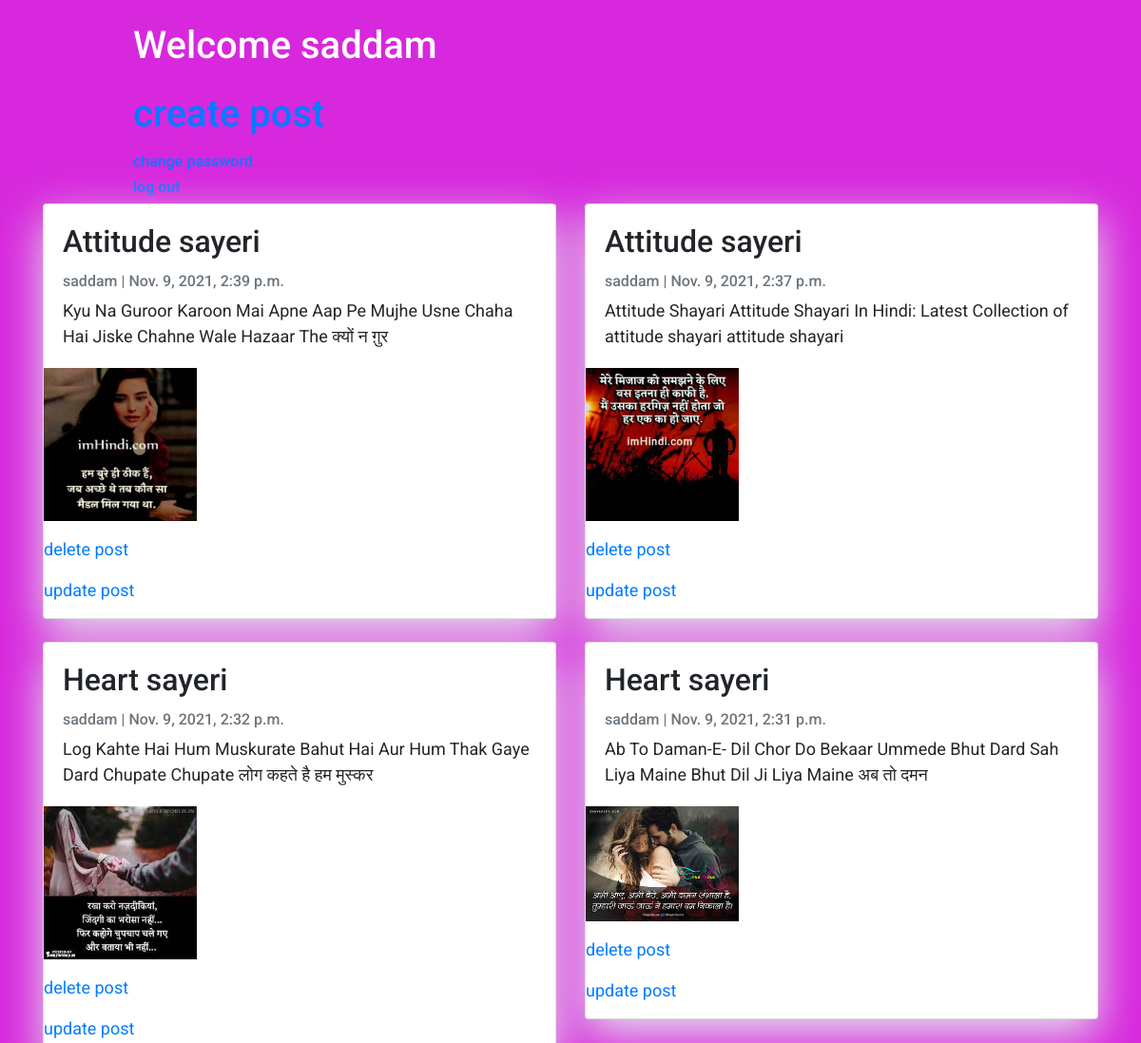
/userdashboard (signed in, upper part), run on an earlier commit of the app's database.
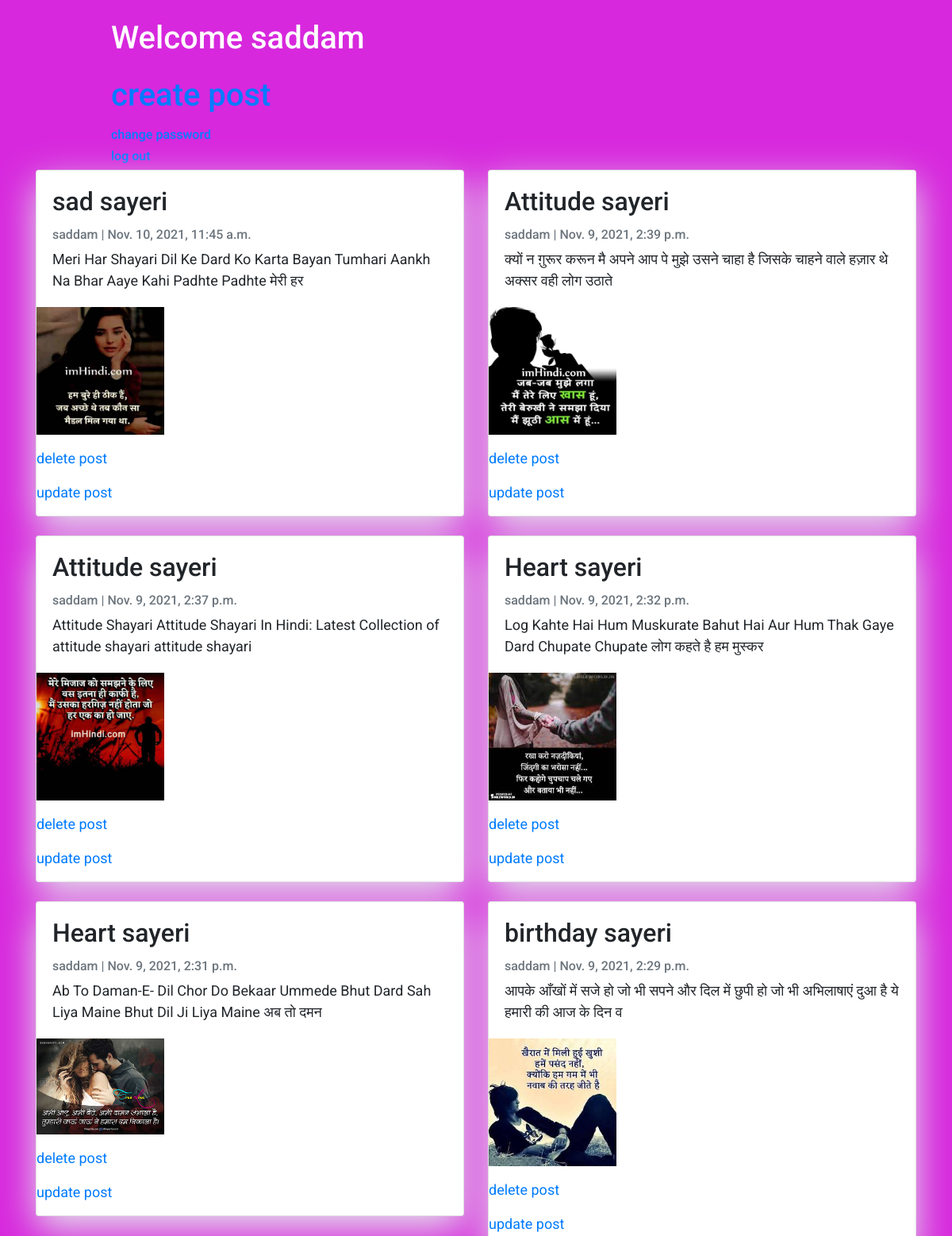
And on a later commit of the database.
### blog_app/models.py (models this page shows, shortened)
class Post(models.Model):
    title = models.CharField(max_length=200)
    image=models.ImageField(upload_to='images/')
    author = models.ForeignKey(User, on_delete= models.CASCADE,related_name='blog_posts')
    cotegory=models.CharField(max_length=100,choices=cotegory,default='love_sayeri')
    updated_on = models.DateTimeField(auto_now= True)
    content = models.TextField()
    created_on = models.DateTimeField(auto_now_add=True)
    status = models.IntegerField(choices=STATUS, default=0)
    class Meta:
        ordering = ['-created_on']

### blog_app/views.py (the view)
# urls.py: path('userdashboard',views.userdashboard,name='userdashboard'),
@login_required
def userdashboard(request):
    data =Post.objects.all()
    user=request.user
    return render(request,'userdashboard.html',{'data':data,'user':user})

### blog_app/templates/userdashboard.html (shortened to what this page needs)
<!DOCTYPE html>
<html>
    <head>
        <link rel="stylesheet" href="https://maxcdn.bootstrapcdn.com/bootstrap/4.0.0/css/bootstrap.min.css"
 />
    </head>
<body>
<header class="masthead">
    <div class="container">
        <div class="row">
            <div class=" col-md-8 col-md-10 mx-auto">
                <div class="site-heading">
                    <h1 class=" site-heading my-4 mt-3 text-white"> Welcome {{user}}</h1>
                    {% if request.user.is_superuser%}
                    <h1><p><a href="/post">create post</a></p> </h1>
                    <h6> <a href="/changepassword" >change password</a> </h6>
                    <h6> <a href="/logout" >log out</a> </h6>
                </div>
            </div>
        </div>
    </div>
</header>
<div class="container">
    <div class="row">
        {% for post in data %}
        <div class="col-md-6 mx-auto ">
            <div class="card mb-4">
                <div class="card-body">
                    <h2 class="card-title">{{ post.title }}</h2>
                    <p class="card-text text-muted h6">{{ post.author }} | {{ post.created_on}} </p>
                    <p class="card-text">{{post.content|slice:":100" }}</p>
                </div>
                <p> <img src="{{ post.image.url }}" class="img-responsive" style="width: 30%; float: left; margin-right: 10px;" /></p>
             <p><a href="delete{{post.id}}">delete post</a></p>
             <p><a href="update{{post.id}}">update post</a></p>
            </div>
        </div>
        {% endfor %}    {%endif%}
    </div>
</div>
</body>

What changed in the data, as far as the page shows it:
added Post: title "sad sayeri", author "saddam", created_on "Nov. 10, 2021, 11:45 a.m.", content "Meri Har Shayari Dil Ke Dard Ko Karta Bayan Tumhari Aankh Na Bhar Aaye Kahi Padhte Padhte मेरी हर", image (picture)
changed Post: content "Kyu Na Guroor Karoon Mai Apne Aap Pe Mujhe Usne Chaha Hai Jiske Chahne Wale Hazaar The क्यों न ग़ुर" → "क्यों न ग़ुरूर करून मै अपने आप पे मुझे उसने चाहा है जिसके चाहने वाले हज़ार थे अक्सर वही लोग उठाते"; image: a different picture
now on this page (row unchanged): Post: title "birthday sayeri", author "saddam", created_on "Nov. 9, 2021, 2:29 p.m.", content "आपके आँखों में सजे हो जो भी सपने और दिल में छुपी हो जो भी अभिलाषाएं दुआ है ये हमारी की आज के दिन व", image (picture)
